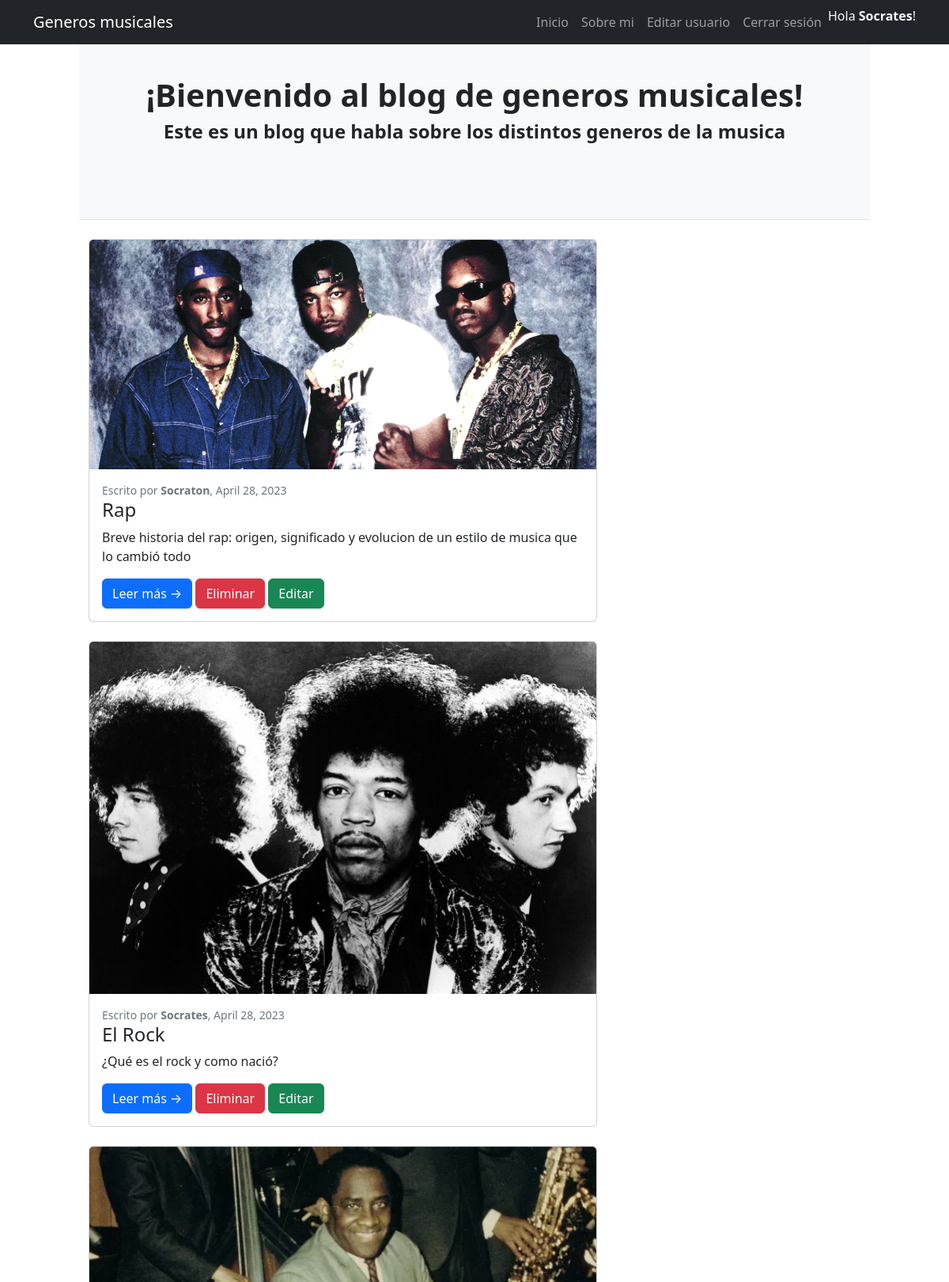
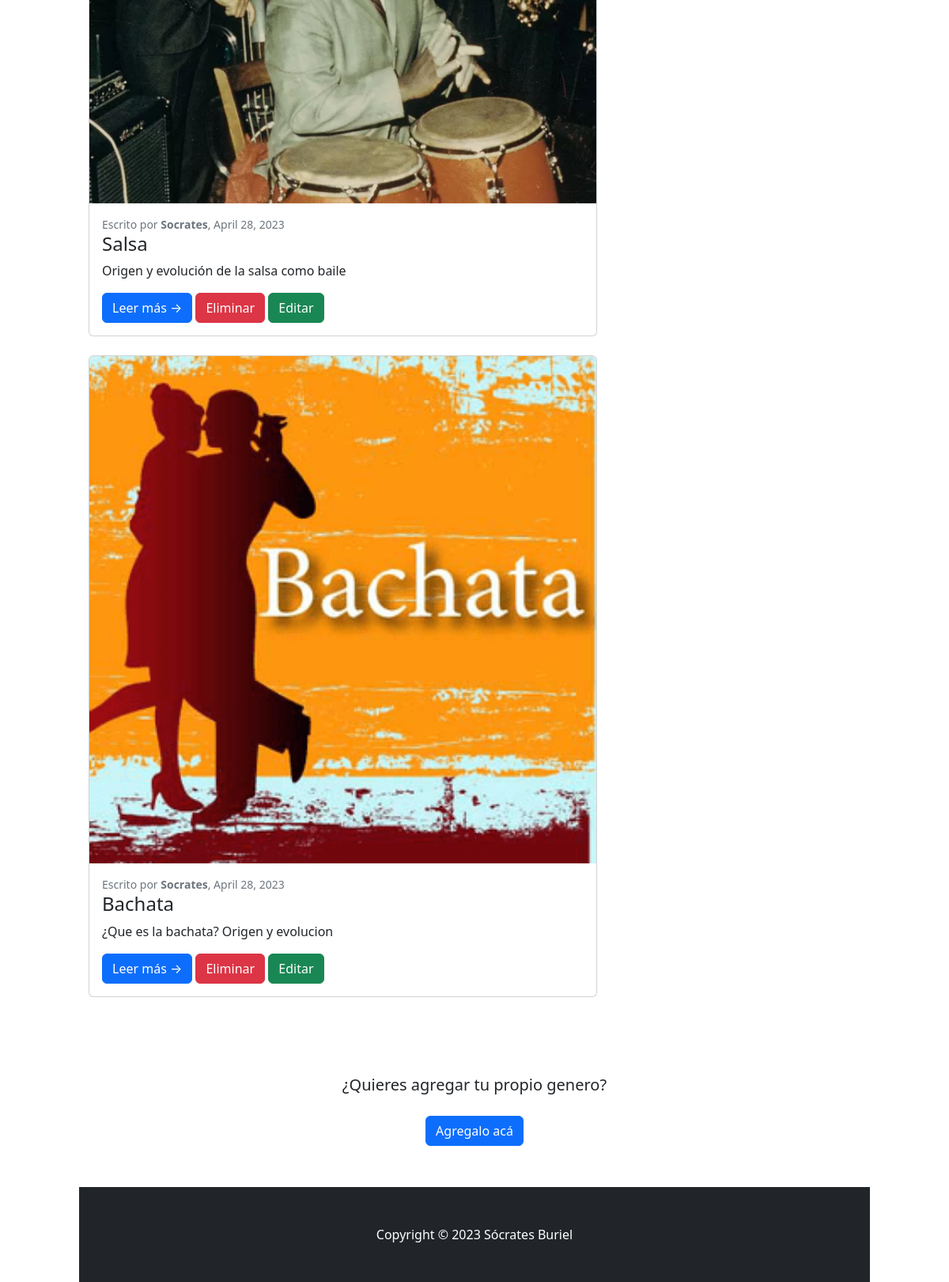
The app's page /AppBlog/ (signed in) with its own data (2 pictures, top to bottom).
### AppBlog/models.py (models this page shows, shortened)
class Post(models.Model):
    autor = models.ForeignKey(
        User, on_delete=models.CASCADE, null=True, blank=True)
    genero = models.CharField('Genero', max_length=90, blank=False, null=False)
    descripcion = models.CharField(
        'Descripcion', max_length=100, blank=False, null=False)
    contenido = RichTextField()
    imagen = models.ImageField(
        null=True, blank=True, upload_to="imagen_genero")
    fecha = models.DateField(
        'Fecha de Creación', auto_now=False, auto_now_add=True)
    class Meta:
        ordering = ['autor', '-fecha']
        verbose_name = 'Post'
        verbose_name_plural = 'Posts'

### AppBlog/views.py (the view)
# urls.py: path('', inicio, name="inicio"),
def inicio(request):
    return render(request, 'AppBlog/inicio.html', {"post": obtener_post(request)})

### AppBlog/views.py (called while the page is built)
def obtener_post(request):
    post = Post.objects.all()
    return post

### AppBlog/templates/AppBlog/inicio.html (shortened to what this page needs)
{% load static %}
<!DOCTYPE html>
<html lang="en">
<head>
    <link href="{% static 'AppBlog/css/styles.css' %}" rel="stylesheet" />
</head>
<body>
    <nav class="navbar navbar-expand-sm bg-dark navbar-dark py-2 fixed-top">
        <div class="container">
            <a class="navbar-brand" href="{% url 'inicio' %}">Generos musicales</a>
                <div class="collapse navbar-collapse" id="navbarSupportedContent">
                    <ul class="navbar-nav ms-auto mb-2 mb-lg-0">
                        <li class="nav-item"><a class="nav-link" href="{% url 'inicio' %}">Inicio</a></li>
                        {% if user.is_authenticated %}
                        <li class="nav-item"><a class="nav-link" href="{% url 'sobre_mi' %}">Sobre mi</a></li>
                        <li class="nav-item"><a class="nav-link" href="{% url 'editar_perfil' %}">Editar usuario</a></li>
                        <li class="nav-item"><a class="nav-link" href="{% url 'logout' %}">Cerrar sesión</a></li>
                        <li class="nav-item">
                            <span class="text-light"> Hola <strong>{{ user.username }}</strong>!</span>
                        </li>
                        {% else %}
                        <li class="nav-item"><a class="nav-link" href="{% url 'registro' %}">Registrarse</a></li>
                        <li class="nav-item"><a class="nav-link active" aria-current="page" href="{% url 'login' %}">Iniciar
                                sesion</a></li>
                        {% endif %}
                    </ul>
                </div>
        </div>
    </nav>
    {% block contenido %}
    <header class="py-5 bg-light border-bottom mb-4">
        <div class="container">
            <div class="text-center my-5">
                <h1 class="fw-bolder">¡Bienvenido al blog de generos musicales!</h1>
                <h4 class="fw-bolder">Este es un blog que habla sobre los distintos generos de la musica</h4>
            </div>
        </div>
    </header>
    {% if post %}
    {% for post in post %}
    <div class="container">
        <div class="row">
            <div class="col-lg-8">
                <div class="card mb-4">
                    <a href="{% url 'detalle_genero' post.pk %}"><img class="card-img-top" src="{{ post.imagen.url }}"
                            alt="Imagen del post" /></a>
                    <div class="card-body">
                        <div class="small text-muted">Escrito por <strong>{{ post.autor }}</strong>, {{ post.fecha }}</div>
                        <h2 class="card-title h4">{{ post.genero }}</h2>
                        <p class="card-text">{{ post.descripcion }}</p>
                        <a class="btn btn-primary" href="{% url 'detalle_genero' post.pk %}">Leer más →</a>
                        <a class="btn btn-danger" href="{% url 'eliminar_post' post.id %}">Eliminar</a>
                        <a class="btn btn-success" href="{% url 'editar_post' post.id %}">Editar</a>
                    </div>
                </div>
            </div>
            {% endfor %}
            {% endif %}
            <br>
            <br>
            <br>
            <br>
            <br>
            <br>
            <section class="p-5 p-lg-0 pt-lg-5 text-center text-sm-start">
                <div class="container">
                    <div class="">
                        <div class="text-center">
                            <p class="lead my-4">
                                ¿Quieres agregar tu propio genero?
                            </p>
                            <a href="{% url 'crear_post' %}"><button type="submit" class="btn btn-primary">Agregalo acá</button></a>
                        </div>
                    </div>
                </div>
            </section>
            <br>
            <br>
            <br>
            <br>
            <br>
            <br>
            <br>
            <br>
            <br>
        </div>
    </div>
    <footer class="py-5 bg-dark">
    <div class="container"><p class="m-0 text-center text-white">Copyright &copy; 2023 Sócrates Buriel</p></div>
    </footer>
    {% endblock %}
</html>

### records on screen
Post: imagen (picture), autor "Socraton", fecha "April 28, 2023", genero "Rap", descripcion "Breve historia del rap: origen, significado y evolucion de un estilo de musica que lo cambió todo"
Post: imagen (picture), autor "Socrates", fecha "April 28, 2023", genero "El Rock", descripcion "¿Qué es el rock y como nació?"
Post: imagen (picture), autor "Socrates", fecha "April 28, 2023", genero "Salsa", descripcion "Origen y evolución de la salsa como baile"
Post: imagen (picture), autor "Socrates", fecha "April 28, 2023", genero "Bachata", descripcion "¿Que es la bachata? Origen y evolucion"

### other values on screen
{{ user.username }} "Socrates"
